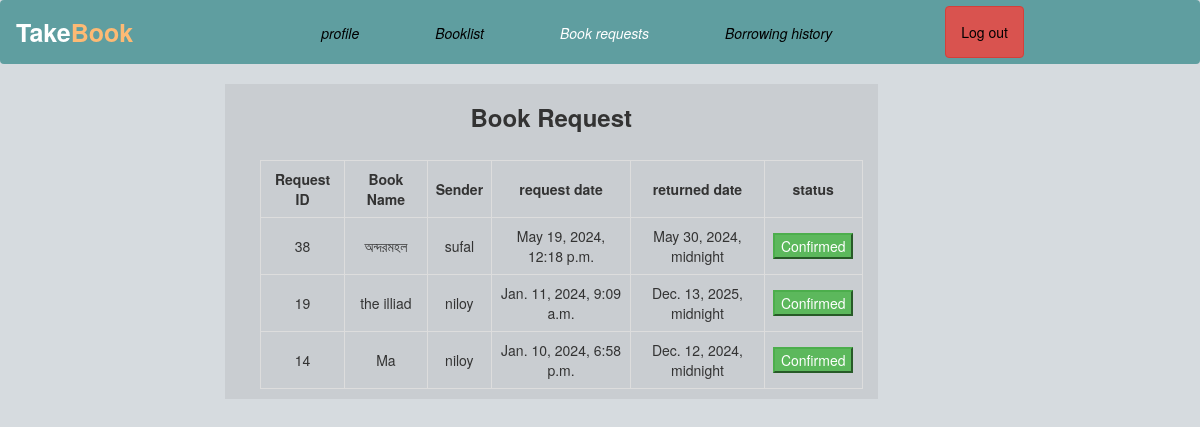
Screenshot of /see_book_request/ (signed in) with the database file from the repository.
### profileapp/models.py (models this page shows, shortened)
class BookRequest(models.Model):
    sender = models.ForeignKey(User,related_name='sent_request', on_delete=models.CASCADE)
    receiver = models.ForeignKey(User,related_name='received_request', on_delete=models.CASCADE,default=None)
    book = models.ForeignKey(Book, on_delete=models.CASCADE)
    request_date = models.DateTimeField(auto_now_add=True)
    schedule = models.DateTimeField()

class Book(models.Model):
    owner=models.ForeignKey(User,on_delete=models.CASCADE)
    title=models.CharField(max_length=100)
    author=models.CharField(max_length=100,null=True)
    genre=models.CharField(max_length=100,null=True)
    availability = models.IntegerField(default=0)
    created_at = models.DateTimeField(auto_now_add=True)

### profileapp/views.py (the view)
# urls.py: path('see_book_request/', profileview.see_book_request, name='see_book_request'),
@login_required
def see_book_request(request):
    requests = BookRequest.objects.filter(receiver=request.user).order_by('-request_date')
    return render(request, 'users/see_book_request.html', {'requests': requests})

### templates/users/see_book_request.html (shortened to what this page needs)
<!DOCTYPE html>
<html lang="en">
<head>
    <link href="https://cdn.jsdelivr.net/npm/bootstrap@5.3.2/dist/css/bootstrap.min.css" rel="stylesheet">
    <link rel="stylesheet" href="https://maxcdn.bootstrapcdn.com/bootstrap/3.4.1/css/bootstrap.min.css">
    <link rel="stylesheet" href="https://cdnjs.cloudflare.com/ajax/libs/font-awesome/4.7.0/css/font-awesome.min.css">
</head>
  <body>
  <nav class="navbar navbar-expand-lg " style="background-color:#5F9EA0;">
        <div class="navbar-header">
          <a class="navbar-brand" href="{% url 'home' %}"><strong class="text-white fs-1" style="margin-right:100px">Take<span class="text-orange-300">Book</span> </strong> </a>
        </div>
        <ul class="nav navbar-nav">
          <li class="nav-item"><i><a href={% url 'profile' username=request.user.username %} class="btn " style="color:black;margin:10px 0px 0px 50px">profile</a></i></li>
          <li class="nav-item"><i><a href={% url 'booklist' username=request.user.username %} class="btn " style="color:black;margin:10px 0px 0px 50px">Booklist</a></i></li>
          <li class="nav-item"><i><a href={% url 'see_book_request' %} class="btn " style="color:white;margin:10px 0px 0px 50px">Book requests</a></i></li>
          <li class="nav-item"><i><a href={% url 'borrowing_history' %} class="btn " style="color:black;margin:10px 0px 0px 50px">Borrowing history</a></i></li>
          <li><a href={% url 'logout' %} class="btn btn-danger navbar-btn" style="color:black;margin:0px 20px 0px 100px">Log out</a></li>
        </ul>
    </nav>
      <div class="container-fluid">
        <div class-"row">
           <div class="col-md-2"></div>
           <div class="col-md-7">
             <div class="container-fluid" style="background-color: #1111">
                <h3 class="text-center"><strong>Book Request</strong></h3><br>
                <ul>
                <table>
                    <tr >
                      <th>Request ID</th><th>Book Name </th> <th> Sender </th>
                       <th>request date</th><th>returned date</th>
                       <th colspan="2">status</th>
                    </tr>
                   {% for request in requests %}
                    <tr>
                        <td>{{request.id}}</td><td>{{ request.book.title }}</td><td>{{ request.sender }}</td>
                        <td>{{ request.request_date }}</td><td>{{ request.schedule }}</td>
                        {% if request.book.availability == 1 %}
                        <td><a href="{% url 'confirm_request' book_id=request.book.id %}" class="btn btn-success">Confirm</a></td>
                        <td><a href="{% url 'reject_request' book_id=request.book.id %}" class="btn btn-danger">reject</a></td>
                        {% elif request.book.availability == 2 %}
                        <td colspan="2"><button class="btn-success">Confirmed</button></td>
                        {% elif request.book.availability == 0 %}
                        <td colspan="2"><button class="btn-danger">rejected</button></td>
                        {% endif %}
                    </tr>
                    {% endfor %}
                </table>
                </ul>
              </div>
           </div>
        </div>
    </div>
</body>
</html>

### templates/users/see_book_request.html (style rules this page uses)
table { width: 100%; border-collapse: collapse; }
th, td { border: 1px solid #ddd; padding: 8px; text-align: center; }
body { background-color: #d6dbdf ; }
.text-orange-300 { color: #fdba74; }

### rows the page displays
BookRequest: id "38", book "অন্দরমহল", sender "sufal", request_date "May 19, 2024, 12:18 p.m.", schedule "May 30, 2024, midnight", shows "Confirmed"
BookRequest: id "19", book "the illiad", sender "niloy", request_date "Jan. 11, 2024, 9:09 a.m.", schedule "Dec. 13, 2025, midnight", shows "Confirmed"
BookRequest: id "14", book "Ma", sender "niloy", request_date "Jan. 10, 2024, 6:58 p.m.", schedule "Dec. 12, 2024, midnight", shows "Confirmed"
